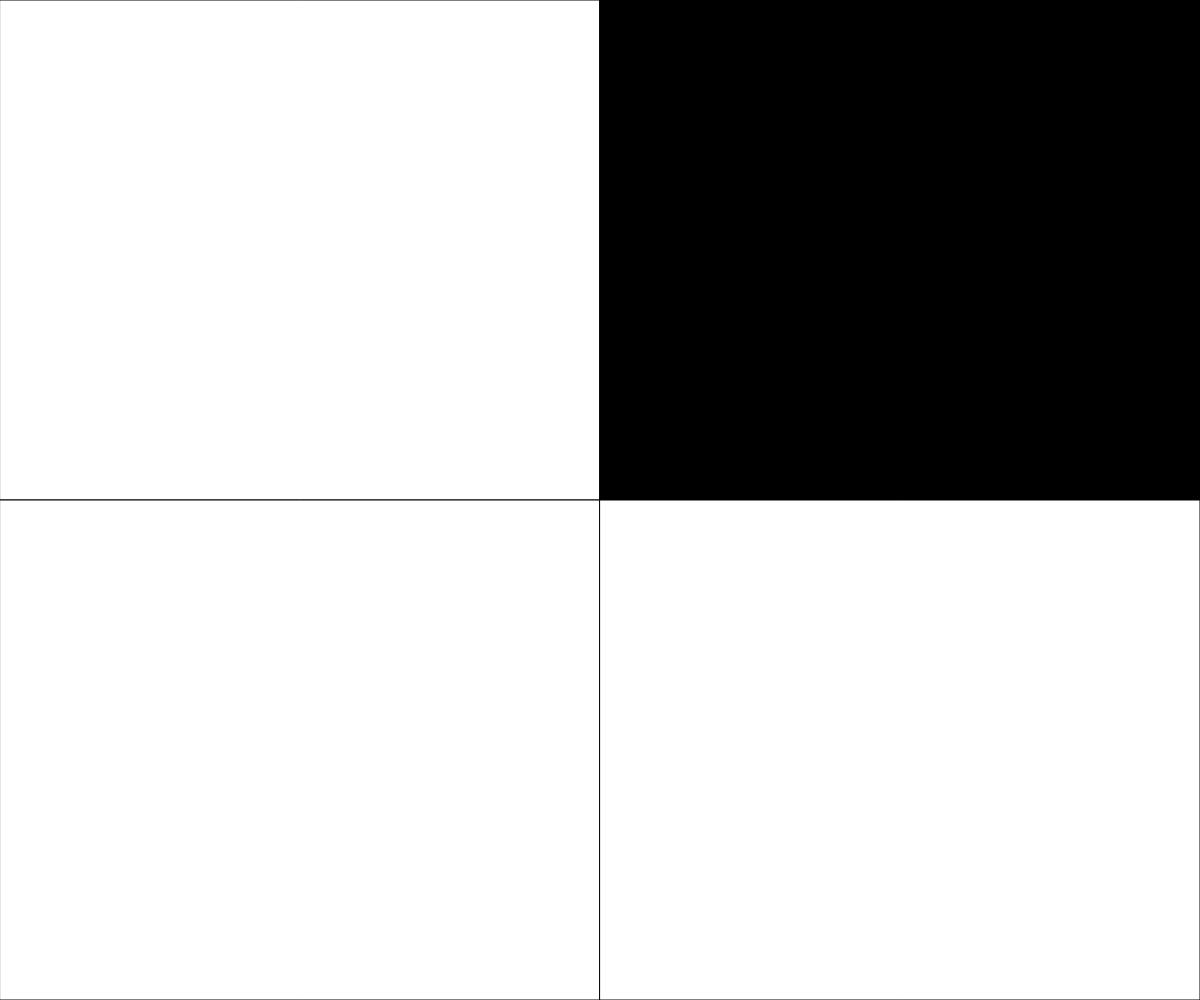
Frame 1 (no input)
Frame 60 (no input): identical to frame 1, image omitted
Frame 120 (the mouse pressed at the canvas centre since frame 60): identical to frame 1, image omitted

The p5.js sketch that drew this single still picture (run headless with seeded random() and noise() and a simulated clock; from frame 60 on, the mouse is pressed at the canvas centre):

// p5.js sketch
// ── sketch.js
// Rollovers
// Danielle Kerr
// 2/26/2019
//
// Extra for Experts:
// - describe what you did to take this project "above and beyond"

let quad;
let colorI = 255;
let colorII, colorIII, colorIV;
let rectShade; 
let fadeOut; 




function setup() {
  createCanvas(windowWidth, windowHeight);
}

function draw() {
  background(255);
  
  //quad 2
  if (mouseX > 0 && mouseX < width/2 && mouseY > 0 && mouseY < height/2){
    fill(0);
    
  }
  else{
    fill(255);
    
  }
  rect(0,0,width/2,height/2);
 
  // quad 1 

  if (mouseX > width/2 && mouseX < width && mouseY > 0 && mouseY < height/2){
    colorI = 0;
    fill(0);
    
  }
  else if (colorI = 0) {
    colorI += 2;
  }
  colorI = constrain(colorI, 0, 255);
  fill(colorI);
  rect(width/2,0,width/2,height/2);
 

  
  //quad 3
  if (mouseX > 0 && mouseX < width/2 && mouseY > height/2 && mouseY < height){
    fill(0);
    fadeOut = false;
  }
  else(
    fill(255)
    
  )
  rect(0,height/2,width/2,height/2);

  
  // quad 4
  if (mouseX > width/2 && mouseX < width && mouseY > height/2 && mouseY < height){
    fill(0);
    fadeOut = false;
  }
  else{
    fill(255);
  }
  rect(width/2,height/2,width/2,height/2);
  
}
